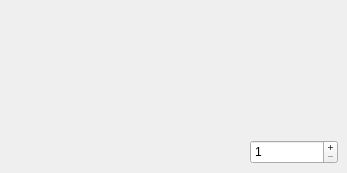
      <widget class="QWidget" name="tab_4">
       <attribute name="title">
        <string>Stonecutting</string>
       </attribute>
       <widget class="QPushButton" name="stoneCuttingInputButton">
        <property name="geometry">
         <rect>
          <x>140</x>
          <y>90</y>
          <width>50</width>
          <height>50</height>
         </rect>
        </property>
        <property name="text">
         <string/>
        </property>
        <property name="flat">
         <bool>true</bool>
        </property>
       </widget>
       <widget class="QLabel" name="stoneCuttingInput">
        <property name="geometry">
         <rect>
          <x>140</x>
          <y>90</y>
          <width>50</width>
          <height>50</height>
         </rect>
        </property>
        <property name="toolTip">
         <string>&lt;html&gt;&lt;head/&gt;&lt;body&gt;&lt;p&gt;Input for a stonecutting recipe.&lt;/p&gt;&lt;/body&gt;&lt;/html&gt;</string>
        </property>
        <property name="text">
         <string/>
        </property>
       </widget>
       <widget class="QPushButton" name="stoneCuttingOutputButton">
        <property name="geometry">
         <rect>
          <x>250</x>
          <y>90</y>
          <width>50</width>
          <height>50</height>
         </rect>
        </property>
        <property name="text">
         <string/>
        </property>
        <property name="flat">
         <bool>true</bool>
        </property>
       </widget>
       <widget class="QLabel" name="stoneCuttingOutput">
        <property name="geometry">
         <rect>
          <x>250</x>
          <y>90</y>
          <width>50</width>
          <height>50</height>
         </rect>
        </property>
        <property name="toolTip">
         <string>&lt;html&gt;&lt;head/&gt;&lt;body&gt;&lt;p&gt;Output for the stonecutting recipe.&lt;/p&gt;&lt;/body&gt;&lt;/html&gt;</string>
        </property>
        <property name="text">
         <string/>
        </property>
       </widget>
       <widget class="QSpinBox" name="stoneCuttingCount">
        <property name="geometry">
         <rect>
          <x>250</x>
          <y>140</y>
          <width>88</width>
          <height>24</height>
         </rect>
        </property>
        <property name="toolTip">
         <string>&lt;html&gt;&lt;head/&gt;&lt;body&gt;&lt;p&gt;The amount of your stonecutting output. If this is higher than the max stack size of your output item, your datapack will crash!&lt;/p&gt;&lt;/body&gt;&lt;/html&gt;</string>
        </property>
        <property name="buttonSymbols">
         <enum>QAbstractSpinBox::ButtonSymbols::PlusMinus</enum>
        </property>
        <property name="minimum">
         <number>1</number>
        </property>
        <property name="maximum">
         <number>64</number>
        </property>
       </widget>
      </widget>
